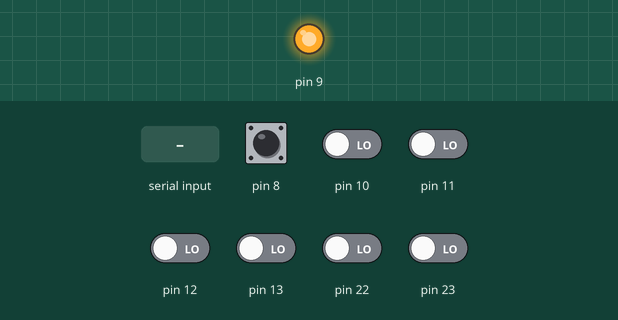
Simulated run of this sketch. Board: Arduino Uno, built with avr-gcc and run on an emulated ATmega328P. Shown: output pins drawn as LEDs (lit = HIGH). Inputs (shaded band) come from the test bench; at power-on: pin 8 HIGH, pin 10–13, pin 22, pin 23 LOW. What the sketch prints to the serial monitor is not drawn.

Above: at 1.2 s.
1.3 s: "i" received over Serial
2.8 s: pin 8 pulled LOW for 0.15 s
Timing chart, 0 to 5.8 s (numbered marks = the images above; inputs shaded):
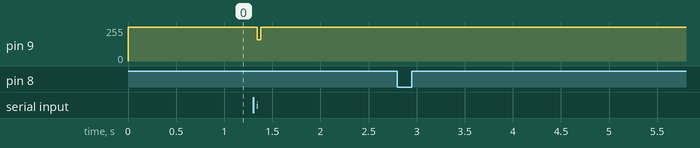

The sketch:

pruebaEndpoint.ino
```cpp
#include <ArduinoSoftwareSerial.h>
#include <Debugger.h>
#include <Endpoint.h>
#include <SimpleCrc.h>
#include <Utils.h>

SerialEndpoint pcComm;
SerialEndpoint softComm;

void setup() {
  // Initialize connection via hardware (to pc, Serial)
  pcComm.setup(0, 1, 9600);
  pcComm.waitForConnection();

  // Initialize connection via software (to arduino, SoftwareSerial)
  softComm.setup(8, 9, 9600);
  softComm.waitForConnection();
}

void loop() {
  while(pcComm.available()) {
    byte b = pcComm.read();
    if (b == 'i') {
      softComm.print(9);
      softComm.println(9);
      softComm.println();
      softComm.print('1');
      softComm.println('1');
      softComm.print("hola!", 3);
      softComm.println("hola!", 3);
      char buffer[4] = {'a', 'b', 'c', 'd'};
      softComm.print(buffer, 2);
      softComm.println(buffer, 2);
      softComm.flush();
    }
    softComm.write(b);
  }

  while(softComm.available()){
    byte b = softComm.read();
    //pcComm.write(b);
    Serial.write(b);
  }
}
```

Measured:
- after the input at 1.3 s, pin 9: 255/255 → 160/255 at once, → 255/255 0.04 s later
- after the input at 2.8 s, every drawn part: stays the same
